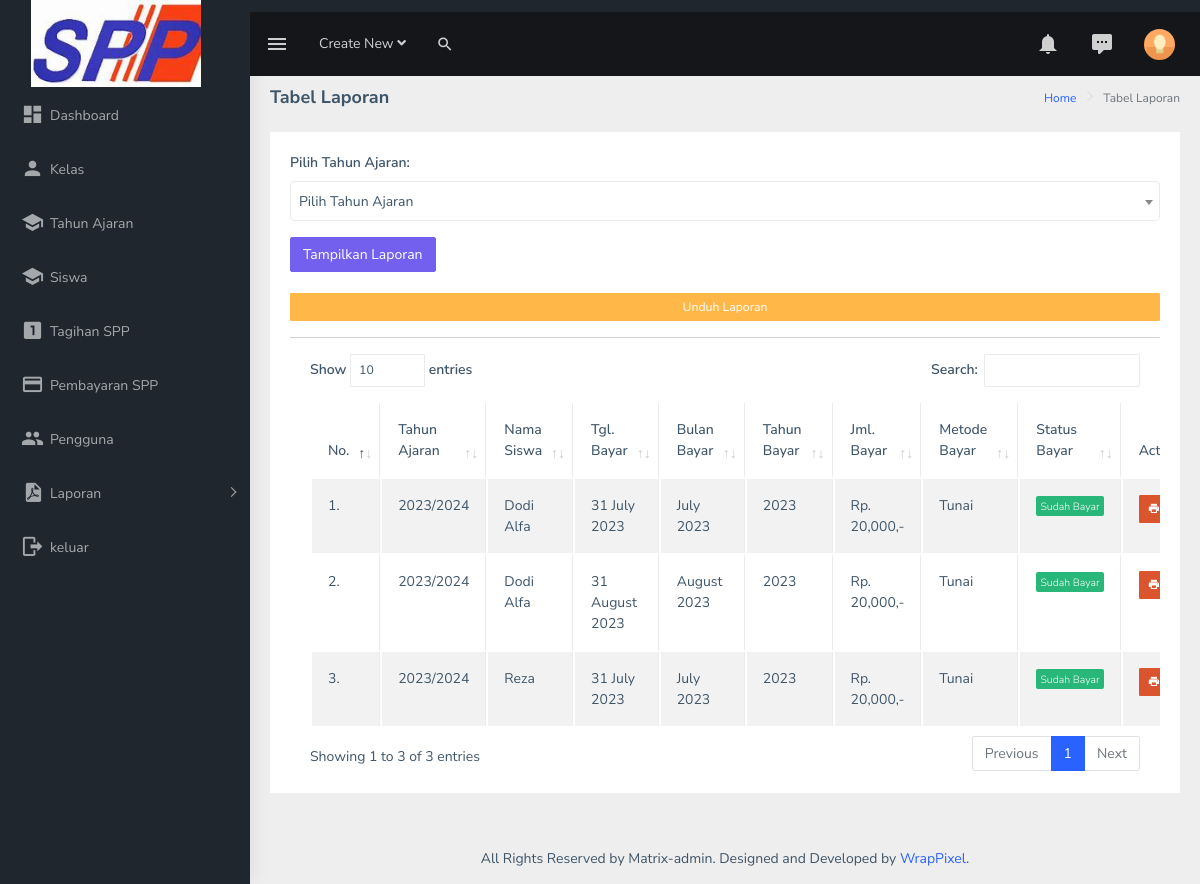
Screenshot of /admin/lap_pembayaran.php?tahun_ajaran=1 (signed in) with the database file from the repository.
### tables this page shows
CREATE TABLE `tb_spp` (
  `id_spp` int(11) NOT NULL,
  `siswa_id` int(11) NOT NULL,
  `taid` int(11) NOT NULL,
  `tgl_bayar` date NOT NULL,
  `bulan_bayar` varchar(30) NOT NULL,
  `tahun_bayar` year(4) NOT NULL,
  `jumlah_bayar` int(11) NOT NULL,
  `metode_bayar` varchar(50) NOT NULL,
  `status_bayar` int(11) NOT NULL
);

CREATE TABLE `tb_ta` (
  `id_ta` int(11) NOT NULL,
  `ta` varchar(50) NOT NULL
);

CREATE TABLE `tb_siswa` (
  `id_siswa` int(11) NOT NULL,
  `ta_id` int(11) NOT NULL,
  `nama_siswa` varchar(50) NOT NULL,
  `nisn` varchar(30) NOT NULL,
  `kelas` int(11) NOT NULL,
  `tanggal_lahir` date NOT NULL,
  `alamat` text NOT NULL,
  `nohp` varchar(15) NOT NULL,
  `email` text NOT NULL,
  `foto_siswa` varchar(100) NOT NULL
);

### admin/lap_pembayaran.php (the view, shortened to what this page needs)
<?php
include 'koneksi.php';
?>
<!DOCTYPE html>
<html dir="ltr" lang="en">
  <head>
    <link
      rel="stylesheet"
      type="text/css"
      href="../assets/extra-libs/multicheck/multicheck.css"
    />
    <link
      rel="stylesheet"
      type="text/css"
      href="../assets/libs/select2/dist/css/select2.min.css"
    />
    <link
      href="../assets/libs/datatables.net-bs4/css/dataTables.bootstrap4.css"
      rel="stylesheet"
    />
    <link href="../dist/css/style.min.css" rel="stylesheet" />
  </head>
  <body>
    <div
      id="main-wrapper"
      data-layout="vertical"
      data-navbarbg="skin5"
      data-sidebartype="full"
      data-sidebar-position="absolute"
      data-header-position="absolute"
      data-boxed-layout="full"
    >
      <header class="topbar" data-navbarbg="skin5">
        <nav class="navbar top-navbar navbar-expand-md navbar-dark">
          <div class="navbar-header" data-logobg="skin5">
            <a class="navbar-brand" href="index.html">
              <span class="logo-text ms-2">
                <img
                  src="assets/images/spp.jpeg" width="170px"
                  alt="homepage"
                  class="light-logo"
                />
              </span>
            </a>
          </div>
          <div
            class="navbar-collapse collapse"
            id="navbarSupportedContent"
            data-navbarbg="skin5"
          >
            <ul class="navbar-nav float-start me-auto">
              <li class="nav-item d-none d-lg-block">
                <a
                  class="nav-link sidebartoggler waves-effect waves-light"
                  href="javascript:void(0)"
                  data-sidebartype="mini-sidebar"
                  ><i class="mdi mdi-menu font-24"></i
                ></a>
              </li>
              <li class="nav-item dropdown">
                <a
                  class="nav-link dropdown-toggle"
                  href="#"
                  id="navbarDropdown"
                  role="button"
                  data-bs-toggle="dropdown"
                  aria-expanded="false"
                >
                  <span class="d-none d-md-block"
                    >Create New <i class="fa fa-angle-down"></i
                  ></span>
                </a>
              </li>
              <li class="nav-item search-box">
                <a
                  class="nav-link waves-effect waves-dark"
                  href="javascript:void(0)"
                  ><i class="mdi mdi-magnify fs-4"></i
                ></a>
              </li>
            </ul>
            <ul class="navbar-nav float-end">
              <li class="nav-item dropdown">
                <a
                  class="nav-link dropdown-toggle"
                  href="#"
                  id="navbarDropdown"
                  role="button"
                  data-bs-toggle="dropdown"
                  aria-expanded="false"
                >
                  <i class="mdi mdi-bell font-24"></i>
                </a>
              </li>
              <li class="nav-item dropdown">
                <a
                  class="nav-link dropdown-toggle waves-effect waves-dark"
                  href="#"
                  id="2"
                  role="button"
                  data-bs-toggle="dropdown"
                  aria-expanded="false"
                >
                  <i class="font-24 mdi mdi-comment-processing"></i>
                </a>
              </li>
              <li class="nav-item dropdown">
                <a
                  class="
                    nav-link
                    dropdown-toggle
                    text-muted
                    waves-effect waves-dark
                    pro-pic
                  "
                  href="#"
                  id="navbarDropdown"
                  role="button"
                  data-bs-toggle="dropdown"
                  aria-expanded="false"
                >
                  <img
                    src="../assets/images/users/1.jpg"
                    alt="user"
                    class="rounded-circle"
                    width="31"
                  />
                </a>
              </li>
            </ul>
          </div>
        </nav>
      </header>
      <aside class="left-sidebar" data-sidebarbg="skin5">
        <div class="scroll-sidebar">
          <?php include 'menu.php'; ?>
        </div>
      </aside>
      <div class="page-wrapper">
        <div class="page-breadcrumb">
          <div class="row">
            <div class="col-12 d-flex no-block align-items-center">
              <h4 class="page-title">Tabel Laporan</h4>
              <div class="ms-auto text-end">
                <nav aria-label="breadcrumb">
                  <ol class="breadcrumb">
                    <li class="breadcrumb-item"><a href="index.php">Home</a></li>
                    <li class="breadcrumb-item active" aria-current="page">
                      Tabel Laporan
                    </li>
                  </ol>
                </nav>
              </div>
            </div>
          </div>
        </div>
        <div class="container-fluid">
          <div class="row">
            <div class="col-12">
              <div class="card">
                <div class="card-body">
                  <form method="get">
                    <div class="form-group">
                        <label for="tahun_ajaran">Pilih Tahun Ajaran:</label>
                    </div>
                    <button type="submit" class="btn btn-primary">Tampilkan Laporan</button>
                  </form>
                  <br>
                  <?php
                  if (isset($_GET['tahun_ajaran'])) {
                    $tahun = $_GET['tahun_ajaran'];
                  ?>
                  <div class="card-title" style="display: grid; justify-content: firts;">
                    <a class="btn btn-sm btn-warning" href="cetak.php?tahun=<?php echo $tahun; ?>" target="_blank"> Unduh Laporan</a>
                  </div>
                  <hr>
                  <div class="table-responsive">
                    <table
                      id="zero_config"
                      class="table table-striped table-bordered"
                    >
                      <thead>
                        <tr>
                          <th>No.</th>
                          <th>Tahun Ajaran</th>
                          <th>Nama Siswa</th>
                          <th>Tgl. Bayar</th>
                          <th>Bulan Bayar</th>
                          <th>Tahun Bayar</th>
                          <th>Jml. Bayar</th>
                          <th>Metode Bayar</th>
                          <th>Status Bayar</th>
                          <th>Action</th>
                        </tr>
                      </thead>
                      <tbody>
                        <?php
                        $no=1;
                        $data = mysqli_query($koneksi, "SELECT * FROM tb_spp, tb_siswa, tb_ta WHERE id_siswa=siswa_id AND id_ta=ta_id AND id_ta=taid AND ta_id='$tahun' AND taid='$tahun'");
                        while ($row = mysqli_fetch_assoc($data)) {
                          $status = $row['status_bayar'];
                          $tgl = $row['tgl_bayar'];
                          $bln = $row['bulan_bayar'];
                          $tanggal = strftime('%d %B %Y', strtotime($tgl));
                          $bln_format = strftime('%B %Y', strtotime($bln));
                        ?>
                        <tr>
                          <td><?php echo $no++; ?>.</td>
                          <td><?php echo $row['ta']; ?></td>
                          <td><?php echo $row['nama_siswa']; ?></td>
                          <td><?php echo $tanggal; ?></td>
                          <td><?php echo $bln_format; ?></td>
                          <td><?php echo $row['tahun_bayar']; ?></td>
                          <td><?php echo "Rp. " .number_format($row['jumlah_bayar']). ",-"; ?></td>
                          <td><?php echo $row['metode_bayar']; ?></td>
                          <td>
                            <?php if ($status == 1) { ?>
                              <span class="badge bg-success">Sudah Bayar</span>
                            <?php } ?>
                          </td>
                          <td>
                            <a class="btn btn-sm btn-danger" href="kwintasi.php?nisn=<?php echo $row['id_siswa']; ?>&idspp=<?php echo $row['id_spp']; ?>" target="_blank"><i class="mdi mdi-printer"></i></a>
                          </td>
                        </tr>
                        <?php } ?>
                      </tbody>
                    </table>
                  </div>
                  <?php } ?>
                </div>
              </div>
            </div>
          </div>
        </div>
        <footer class="footer text-center">
          All Rights Reserved by Matrix-admin. Designed and Developed by
          <a href="https://www.wrappixel.com">WrapPixel</a>.
        </footer>
      </div>
    </div>
  </body>
</html>

### rows the page displays
tb_spp: tb_ta.ta "2023/2024", siswa.nama_siswa "Dodi Alfa", tgl_bayar "31 July 2023", bulan_bayar "July 2023", tahun_bayar "2023", jumlah_bayar "20,000", metode_bayar "Tunai", status_bayar "Sudah Bayar"
tb_spp: tb_ta.ta "2023/2024", siswa.nama_siswa "Dodi Alfa", tgl_bayar "31 August 2023", bulan_bayar "August 2023", tahun_bayar "2023", jumlah_bayar "20,000", metode_bayar "Tunai", status_bayar "Sudah Bayar"
tb_spp: tb_ta.ta "2023/2024", siswa.nama_siswa "Reza", tgl_bayar "31 July 2023", bulan_bayar "July 2023", tahun_bayar "2023", jumlah_bayar "20,000", metode_bayar "Tunai", status_bayar "Sudah Bayar"
